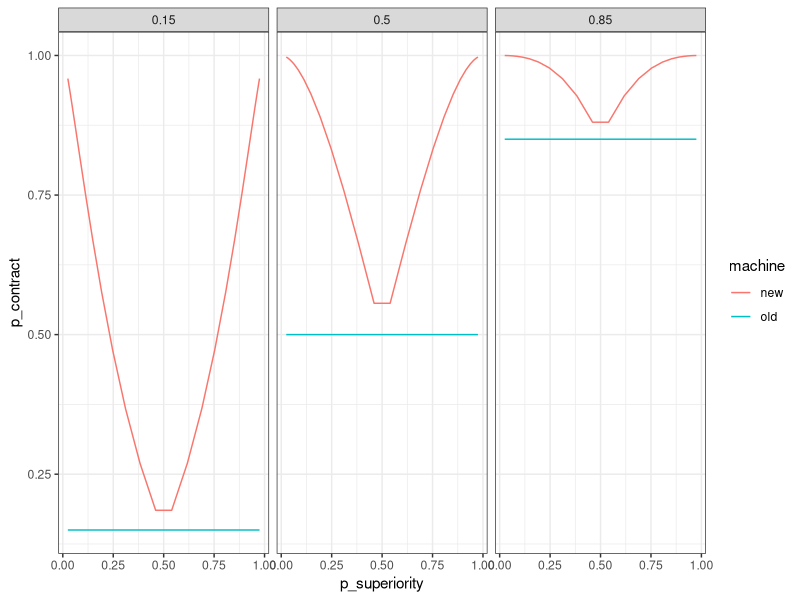

Write the R code that produced this figure.
## ---- chunk 1
knitr::opts_chunk$set(echo = TRUE)
library(tidyverse)
library(gganimate)
library(RColorBrewer)
## ---- chunk 2
# linear sampling of log odds for ground truth probability of superiority for the new machine
n_trials <- 24
logodds <- seq(log(0.025/(1-0.025)), log(0.975/(1-0.975)), length.out = n_trials) # 8
p_superiority <- 1 / (1 + exp(-logodds))

print(p_superiority)
## ---- chunk 3
# baseline probability of gaining/keeping a contract with the old machine 
baseline <- c(.15, .5, .85) # c(.15, .5)

# initialize data conditions dataframe
conds_df <- data.frame(
  "p_superiority" = rep(p_superiority, length(baseline)),
  "baseline" = sort(rep(baseline, length(p_superiority))))

head(conds_df)
## ---- chunk 4
# label gain vs loss framing trials based on p_superiority and add contract thresholds
conds_df <- conds_df %>% 
  mutate(frame = if_else(p_superiority > .5, "gain", "loss"),
         threshold = if_else(frame=="gain", 
                             500, # million widgets required to gain contract
                             75)) # defective widgets per million required to keep contract

head(conds_df)
## ---- chunk 5
# add columns for the mean and standard deviation of the difference in the number of widgets produced by the new vs old machine
# depending on the gain vs loss frame, these values represent millions of widgets vs defective widgets per million
conds_df <- conds_df %>%
  mutate(sd_diff = 15, # std(new - old)
         mean_diff = sd_diff * qnorm(p_superiority)) # mean(new - old)

head(conds_df)
## ---- chunk 6
# double the length of the dataframe to add information per machine, creating a stimulus dataframe with a row per distribution to visualize
stim_df <- map_df(seq_len(2), ~conds_df)
stim_df$machine <- sort(rep(c("new", "old"), length(stim_df$p_superiority)/2))

# add columns for the mean and standard deviation of widgets for each machine and the probability of gaining/keeping the contract
stim_df <- stim_df %>%
  mutate(sd = sqrt(stim_df$sd_diff ^ 2 / 2), # assume equal and independent variances in the number of widgets produced by each machine
        mean = if_else(machine=="old", 
                       if_else(frame=="gain", # old machine is at baseline
                               threshold - sd * qnorm(1 - baseline), 
                               threshold - sd * qnorm(baseline)), 
                       if_else(frame=="gain", # new machine is at difference from baseline
                               threshold - sd * qnorm(1 - baseline) + mean_diff, 
                               threshold - sd * qnorm(baseline) + mean_diff)),
        p_contract = if_else(frame=="gain", # probability of exceeding threshold to gain/keep contract
                              1 - pnorm((threshold - mean)/sd),
                              pnorm((threshold - mean)/sd)))

# spread values per machine across columns to get back to a conditions dataframe one row per trial
conds_df <- stim_df %>% # explanation: https://kieranhealy.org/blog/archives/2018/11/06/spreading-multiple-values/
  gather(variable, value, -(p_superiority:machine)) %>%
  unite(temp, machine, variable) %>%
  spread(temp, value)

head(conds_df)
## ---- chunk 7
stim_df %>% ggplot(aes(x = p_superiority, y = p_contract, color = machine)) +
  geom_line() +
  theme_bw() +
  facet_grid(. ~ baseline)
## ---- chunk 8
# ratio (K) of value of contract (X) over cost of intervention (C)
conds_df <- conds_df %>%
  mutate(K = if_else(baseline == .15, # set K (cost of new machine in millions) contingent on baseline,
                     1.8,             # so there are an equal number of trials where participants should vs shouldn't intervene
                     if_else(baseline == .5,
                             2.25,
                             6.85))) # where baseline == .85

conds_df %>% group_by(baseline, K) %>% summarise()
## ---- chunk 9
# determine whether or not intervention is utility optimal on each trial
conds_df <- conds_df %>%
  mutate(should_intervene = if_else(frame=="gain",
                                    (old_p_contract + 1 / K) < new_p_contract, # gain framing decision rule
                                    ((1 - old_p_contract) - 1 / K) > (1 - new_p_contract))) # loss framing decision rule

conds_df %>%
  group_by(baseline, K, frame) %>%
  summarise(intervene = sum(should_intervene), n_trials = n())
## ---- chunk 10
# starting value depends on maximum possible loss (if they pay for the new machine every time and never gain\keep the contract)
conds_df <- conds_df %>% mutate(starting_company_value = n_trials + n_trials / 2 * K)

conds_df %>% group_by(baseline, K, starting_company_value) %>% summarise()
## ---- chunk 11
# add expected change in company value on each trial to conditions dataframe
conds_df <- conds_df %>%
  mutate(expected_payoff = if_else(frame=="gain",
                                   # gain frame
                                   if_else(should_intervene,
                                           new_p_contract * K - 1,
                                           old_p_contract * K),
                                   # loss frame
                                   if_else(should_intervene,
                                           (1 - new_p_contract) * (-1 * K) - 1,
                                           (1 - old_p_contract) * (-1 * K))))

# set exchange rates in each baseline condition based on the expected company value at the end of the experiment
payoff_df <- conds_df %>% group_by(baseline, K, starting_company_value) %>%
  summarise(
    # expected and max company value
    expected_company_value = mean(starting_company_value) + sum(expected_payoff),
    max_company_value = mean(starting_company_value) + n_trials / 2 * mean(K), # if they always gain/keep the contract and never buy the new machine 
    # bonus stats with exhange rate based on constant expected bonus of $2.5
    exchange_rate = round(2.5 / expected_company_value, 5), # five decimal places are necessary to avoid substantial rounding error
    expected_bonus = expected_company_value * exchange_rate,
    max_bonus = max_company_value * exchange_rate)

# merge these payoff variables into the conditions dataframe
conds_df <- conds_df %>% full_join(payoff_df, by = c("baseline","K","starting_company_value"))

knitr::kable(payoff_df)
